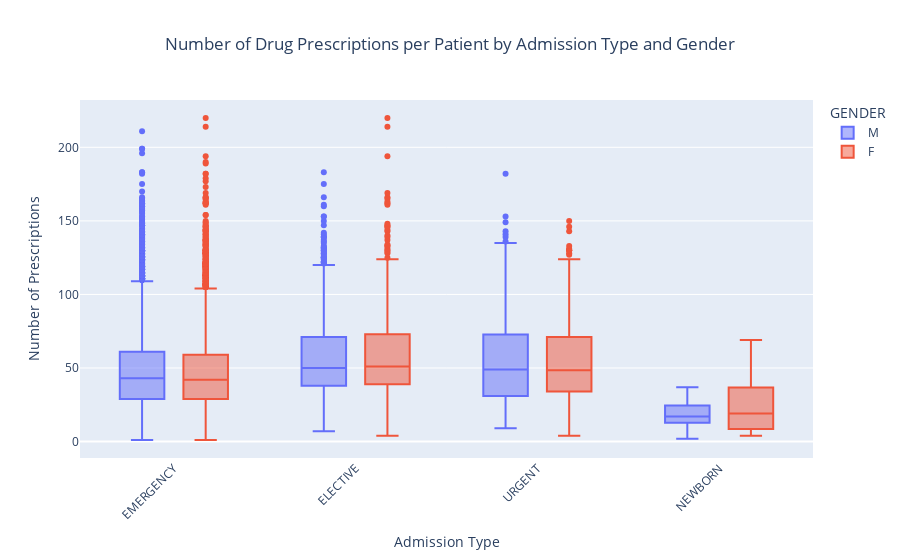

Notebook code for this chart:
### Code cell
import plotly.express as px
import pandas as pd

# Create the box plot with Plotly
fig = px.box(
    prescriptions_per_patient,
    x="ADMISSION_TYPE",          # Categorical variable for the x-axis
    y="num_prescriptions",       # Numeric variable for the y-axis
    color="GENDER",              # Group by 'GENDER' and color the box plots accordingly
    title="Number of Drug Prescriptions per Patient by Admission Type and Gender",  # Plot title
    labels={"ADMISSION_TYPE": "Admission Type", "num_prescriptions": "Number of Prescriptions"}  # Axis labels
)

# Customize layout
fig.update_layout(
    xaxis_title="Admission Type",
    yaxis_title="Number of Prescriptions",
    xaxis_tickangle=-45,  # Rotate the x-axis labels for better readability
    title_x=0.5,          # Center the title horizontally
)

# Show the plot
fig.show()

### Figure 1 — Plotly figure (JSON) as saved in the notebook; plotly's stock layout.template omitted (floating-point values rounded to 4 significant figures; data arrays with more than 128 entries replaced by an {"elided": "..."} marker saying what was removed)
{"data": [{"alignmentgroup": "True", "hovertemplate": "GENDER=M<br>Admission Type=%{x}<br>Number of Prescriptions=%{y}<extra></extra>", "legendgroup": "M", "marker": {"color": "#636efa"}, "name": "M", "notched": false, "offsetgroup": "M", "orientation": "v", "showlegend": true, "type": "box", "x": {"elided": "7719 str values"}, "x0": " ", "xaxis": "x", "y": {"elided": "7719 int values"}, "y0": " ", "yaxis": "y"}, {"alignmentgroup": "True", "hovertemplate": "GENDER=F<br>Admission Type=%{x}<br>Number of Prescriptions=%{y}<extra></extra>", "legendgroup": "F", "marker": {"color": "#EF553B"}, "name": "F", "notched": false, "offsetgroup": "F", "orientation": "v", "showlegend": true, "type": "box", "x": {"elided": "6062 str values"}, "x0": " ", "xaxis": "x", "y": {"elided": "6062 int values"}, "y0": " ", "yaxis": "y"}], "layout": {"boxmode": "group", "legend": {"title": {"text": "GENDER"}, "tracegroupgap": 0}, "title": {"text": "Number of Drug Prescriptions per Patient by Admission Type and Gender", "x": 0.5}, "xaxis": {"anchor": "y", "domain": [0, 1], "tickangle": -45, "title": {"text": "Admission Type"}}, "yaxis": {"anchor": "x", "domain": [0, 1], "title": {"text": "Number of Prescriptions"}}}}
